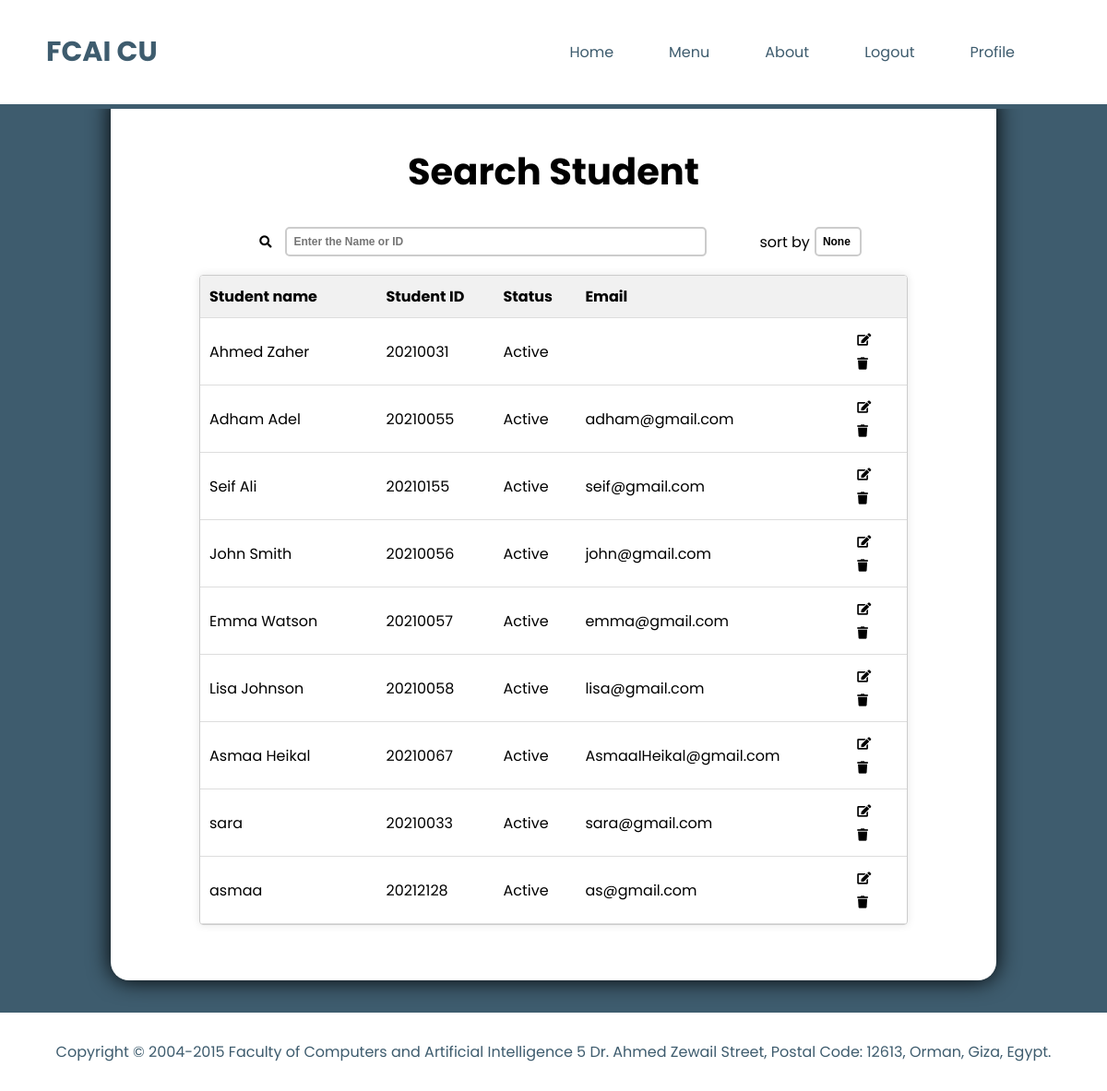
/search/ (signed in), run on an earlier commit of the app's database.
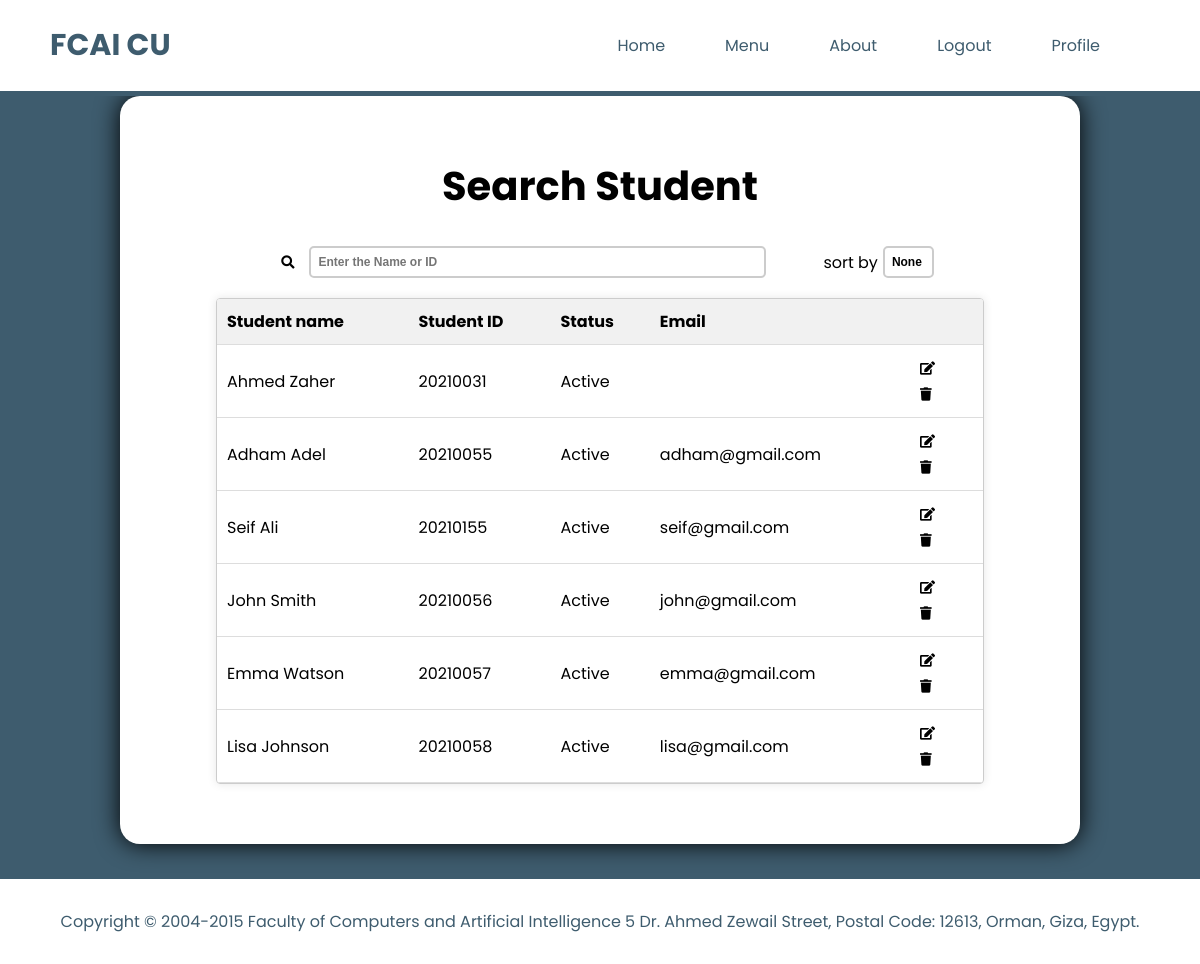
And on a later commit of the database.
### main_website/models.py (models this page shows, shortened)
class User(AbstractUser):
    class Role(models.TextChoices):
        ADMIN = "ADMIN", 'Admin'
        STUDENT = "STUDENT", 'Student'
    groups = models.ManyToManyField(Group, related_name='auth_users')
    user_permissions = models.ManyToManyField(Permission, related_name='auth_users')
    base_role = Role.ADMIN
    role = models.CharField(max_length=50, choices=Role.choices, default=Role.ADMIN)
    name = models.CharField(max_length=50, null=True)
    date_of_birth = models.DateTimeField(null=True)
    gender = models.CharField(max_length=10, choices=[
        ('Male', 'Male'),
        ('Female', 'Female')],
        null=True,
        )

class Student(User):
    user = models.OneToOneField(
        User, on_delete=models.CASCADE,
        parent_link=True,
        related_name='student',
        null=True,
        default=None
    )
    stud_id = models.CharField(max_length=8, unique=True, primary_key=True)
    base_role = User.Role.STUDENT
    role = User.Role.STUDENT
    department = models.ForeignKey('Department', on_delete=models.PROTECT)
    university = models.CharField(max_length=50, choices=[
        ('Ain Shams University', 'Ain Shams University'),
        ('Cairo University', 'Cairo University'),
        ('Helwan University', 'Helwan University'),
        ('The American University in Cairo', 'The American University in Cairo'),
        ('German University in Cairo', 'German University in Cairo')],
        default ='Cairo University'
      )
    class Meta:
        verbose_name = 'Student'
        verbose_name_plural = 'Students'

class User(AbstractUser):
    class Role(models.TextChoices):
        ADMIN = "ADMIN", 'Admin'
        STUDENT = "STUDENT", 'Student'
    groups = models.ManyToManyField(Group, related_name='auth_users')
    user_permissions = models.ManyToManyField(Permission, related_name='auth_users')
    base_role = Role.ADMIN
    role = models.CharField(max_length=50, choices=Role.choices, default=Role.ADMIN)
    name = models.CharField(max_length=50, null=True)
    date_of_birth = models.DateTimeField(null=True)
    gender = models.CharField(max_length=10, choices=[
        ('Male', 'Male'),
        ('Female', 'Female')],
        null=True,
        )

### main_website/views.py (the view)
    def decorator(request, *args, **kwargs):
        if check_admin(request.user):
            return view_func(request, *args, **kwargs)
        else:
            return redirect('home')  # Redirect to the home page

### main_website/views.py (called while the page is built, shortened)
def admin_required(view_func):
    def check_admin(user):
        return user.is_authenticated and user.role == User.Role.ADMIN
    def decorator(request, *args, **kwargs):
        if check_admin(request.user):
            return view_func(request, *args, **kwargs)
        else:
            return redirect('home')  # Redirect to the home page
    return decorator

@login_required(login_url='login_admin')
@admin_required
def search_students(request):
    students = Student.objects.all()
    name = ''
    context = {
        'students': students,
        'search': name,
    }
    return render(request, 'main_website/search.html', context)

### main_website/templates/main_website/search.html (shortened to what this page needs)
<!DOCTYPE html>
{% load static %}
<html lang="en">
<head>
    <link rel="stylesheet" href="{% static 'css/main.css' %}">
    <link rel="stylesheet" href="{% static 'css/search.css' %}">
    <link rel="stylesheet" href="https://cdnjs.cloudflare.com/ajax/libs/font-awesome/5.15.3/css/all.min.css">
</head>
<body>
    <header id = "website-header">{% include 'header.html' %}</header>
    <div id ="main-content">
        <div id = "search-box">
            <div class="title">
                <h1>Search Student</h1>
            </div>
            <form method="POST" action = "{% url 'search_students' %}" >
                <div class = "search-container">
                    <button type="submit" class = "search"><i class="fa fa-search"></i></button>
                    {% if search != '' %}
                    <input type="search" placeholder="{{ search }}" name="keyword" value = "{{ search }}">
                    {% else %}
                    <input type="search" placeholder="Enter the Name or ID" name="keyword" >
                    {% endif %}
                    <label style = "margin-right: 5px; color: #000;">sort by</label>
                    <select id = "Students" name = "priority">
                        <option value ="None" selected>None</option>
                    </select>
                </div>
            </form>
                <div id = "table-container">
                    <table>
                        <thead>
                            <tr>
                                <th>Student name</th>
                                <th>Student ID</th>
                                <th>Status</th>
                                <th>Email</th>
                                <th></th>
                            </tr>
                        </thead>
                        <tbody>
                        {% for student in students %}
                        <tr>
                            <td>{{student.name}}</td>
                            <td>{{student.stud_id}}</td>
                            {% if student.is_active == True %}
                            <td>Active</td>
                            {% else %}
                            <td>Not Active</td>
                            {% endif %}
                            <td>{{student.email}}</td>
                            <td class="button-container">
                                <form method = "POST" action = "{% url 'edit_student' %}">
                                    <button type="submit" class = "edit"><i class="fas fa-edit"></i></button>
                                </form>
                                <form method="POST" action="" id="delete-form">
                                    <button type="submit" class="delete" id = "deleteButton"><i class="fas fa-trash"></i></button>
                                </form>
                            </td>
                        </tr>
                        {% endfor %}
                        </tbody>
                    </table>
                </div>
        </div>
    </div>
    <footer id = "website-footer"></footer>
</body>
</html>

### templates/header.html (shortened to what this page needs)
<nav>
    <h2><a href = "{% url 'home' %}">FCAI CU</a></h2>
    <ul id="right">
        <li> <a href="{% url 'home' %}" class = "left-right-border-effect">Home</a></li>
        <li id = "menu">
            <a href="" class = "left-right-border-effect" >Menu</a>
        </li>
        <li>
            <a href="{% url 'about' %}" class = "left-right-border-effect">About</a>
        </li>
        {% if request.user.is_authenticated %}
            <li   id="log_out">
                <a class = "left-right-border-effect" href = "{%url 'logout'%}">Logout</a>
            </li>
        {% endif %}
        {% if request.user.is_authenticated %}
        <li class="">
            <a href="{%url 'profile'%}" class = "left-right-border-effect" id = "profile" style="padding: 10px;">Profile</a>
        </li>
        {% endif %}
    </ul>
</nav>

### main_website/static/css/main.css (style rules this page uses)
:root { --main-color:#3e5c6e; --main-font: 'Poppins'; --links-hover-color:#2f4858; --main-box-shadow: 0 0 25px rgba(0, 0,0, 1); --main-radius: 20px; --gradient-background-color: linear-gradient(to right, #33658a, #427598, #5284a7, #6195b5, #71a5c4, #70a2bf, #709fbb, #6f9cb6, #5e869d, #4e7186, #3e5c6e, #2f4858); }
* { margin: 0; padding: 0; box-sizing: border-box; }
a { text-decoration: none; color: black; }
html { height: 100%; }
body { background: var(--main-color); font-family: var(--main-font); position: relative; min-height: 100%; }
.left-right-border-effect { position: relative; }
.left-right-border-effect:after { content: ''; position: absolute; width: 100%; transform: scaleX(0); height: 2px; bottom: 0; left: 0; background-color:var(--main-color); transform-origin: bottom right; transition: transform 0.25s ease-out; }
#website-header { display: flex; align-items: center; border-bottom: 5px solid var(--main-color); background: #fff; color: var(--main-color); padding-left: 50px; padding-right: 50px; position: fixed; width: 100%; left: 0; margin: 0; top: 0; right: 0; height: 10%; z-index: 1; }
#website-header h2 a { font-size: 30px; color: var(--main-color); }
#website-header nav { display: flex; justify-content: center; align-items: center; width: 100%; }
#website-header nav ul { list-style: none; display: flex; justify-content: space-between; }
#website-header ul { margin-left: auto; justify-content: space-between; }
#website-header ul li +li, li:first-child { margin-right: 40px; }
#website-header ul li a { display: block; color: var(--main-color); text-decoration: none; padding: 10px; }
#main-content { color: #fff; position: relative; overflow: hidden; min-height: 80%; padding-top: 8%; padding-bottom: 10%; margin-left: auto; margin-right: auto ; width: 100%; }
#main-content h1 { font-size: 40px }
#website-footer { padding-top: 20px; text-align: center; height: 10%; position: absolute; bottom: 0; left:0; right:0; width:100%; color: var(--main-color); background-color: #fff; display: block; padding :0; height: fit-content; }

### main_website/static/css/search.css (style rules this page uses)
#search-box { background-color: #fff; padding-top: 60px; padding-bottom: 60px; margin-left: 10%; margin-right: 10%; border-radius: 20px; box-shadow:var(--main-box-shadow); }
#table-container { width: 80%; margin: auto; border: 1px solid #ccc; box-shadow: 0 0 10px rgba(0, 0, 0, 0.1); border-radius: 4px; overflow: hidden; }
table { width: 100%; border-collapse: collapse; background-color: rgba(255,255,255,0.2); }
thead { background-color: #f1f1f1; font-weight: bold; }
tr { border-bottom: 1px solid #ddd; }
th, td { padding: 10px 10px; text-align: left; color: #000; }
table tr td:first-child { width: 25%; }
.search-container> input[type=search] { flex: 0.6; margin-right: 6%; border: 2px solid #ccc; border-radius: 5px; padding: 7px; font-size: 12px; font-weight: bold; color: #000; }
#Students { display: flex; justify-content: center; align-items: center; margin: 0; appearance: none; border: 2px solid #ccc; border-radius: 5px; background-color: #fff; padding: 7px; font-size: 12px; font-weight: bold; color: #000; }
.search-container { display: flex; justify-content: center; align-items: center; margin-bottom: 20px; }
button { margin: 0 5px; padding: 5px 10px; border: none; border-radius: 4px; background-color: var(--gradient-background-color); cursor: pointer; }
.title { margin-bottom: 20px; text-align: center; }
h1 { color: #000; padding-bottom: 10px; }

What changed in the data, as far as the page shows it:
removed Student: name "Asmaa Heikal", stud_id "20210067", email "AsmaaIHeikal@gmail.com"
removed Student: name "sara", stud_id "20210033", email "sara@gmail.com"
removed Student: name "asmaa", stud_id "20212128", email "as@gmail.com"
